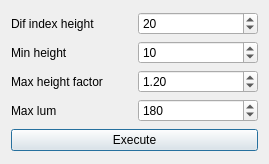
<?xml version="1.0" encoding="UTF-8"?>
<ui version="4.0">
 <class>RegionGrowthWindow</class>
 <widget class="QDialog" name="RegionGrowthWindow">
  <property name="geometry">
   <rect>
    <x>0</x>
    <y>0</y>
    <width>269</width>
    <height>164</height>
   </rect>
  </property>
  <property name="windowTitle">
   <string>Dialog</string>
  </property>
  <layout class="QVBoxLayout" name="verticalLayout">
   <item>
    <layout class="QGridLayout" name="gridLayout">
     <item row="1" column="0">
      <widget class="QLabel" name="label">
       <property name="text">
        <string>Min height</string>
       </property>
      </widget>
     </item>
     <item row="2" column="0">
      <widget class="QLabel" name="label_3">
       <property name="text">
        <string>Max height factor</string>
       </property>
      </widget>
     </item>
     <item row="2" column="1">
      <widget class="QDoubleSpinBox" name="maxHeightFactorSpin">
       <property name="singleStep">
        <double>0.010000000000000</double>
       </property>
       <property name="value">
        <double>1.200000000000000</double>
       </property>
      </widget>
     </item>
     <item row="1" column="1">
      <widget class="QSpinBox" name="minHeightSpin">
       <property name="value">
        <number>10</number>
       </property>
      </widget>
     </item>
     <item row="0" column="1">
      <widget class="QSpinBox" name="difIndexHeightSpin">
       <property name="value">
        <number>20</number>
       </property>
      </widget>
     </item>
     <item row="0" column="0">
      <widget class="QLabel" name="label_2">
       <property name="text">
        <string>Dif index height</string>
       </property>
      </widget>
     </item>
     <item row="3" column="0">
      <widget class="QLabel" name="label_4">
       <property name="text">
        <string>Max lum</string>
       </property>
      </widget>
     </item>
     <item row="3" column="1">
      <widget class="QSpinBox" name="maxLumSpin">
       <property name="maximum">
        <number>255</number>
       </property>
       <property name="value">
        <number>180</number>
       </property>
      </widget>
     </item>
    </layout>
   </item>
   <item>
    <widget class="QPushButton" name="executeButton">
     <property name="text">
      <string>Execute</string>
     </property>
    </widget>
   </item>
  </layout>
 </widget>
 <resources/>
 <connections/>
</ui>
